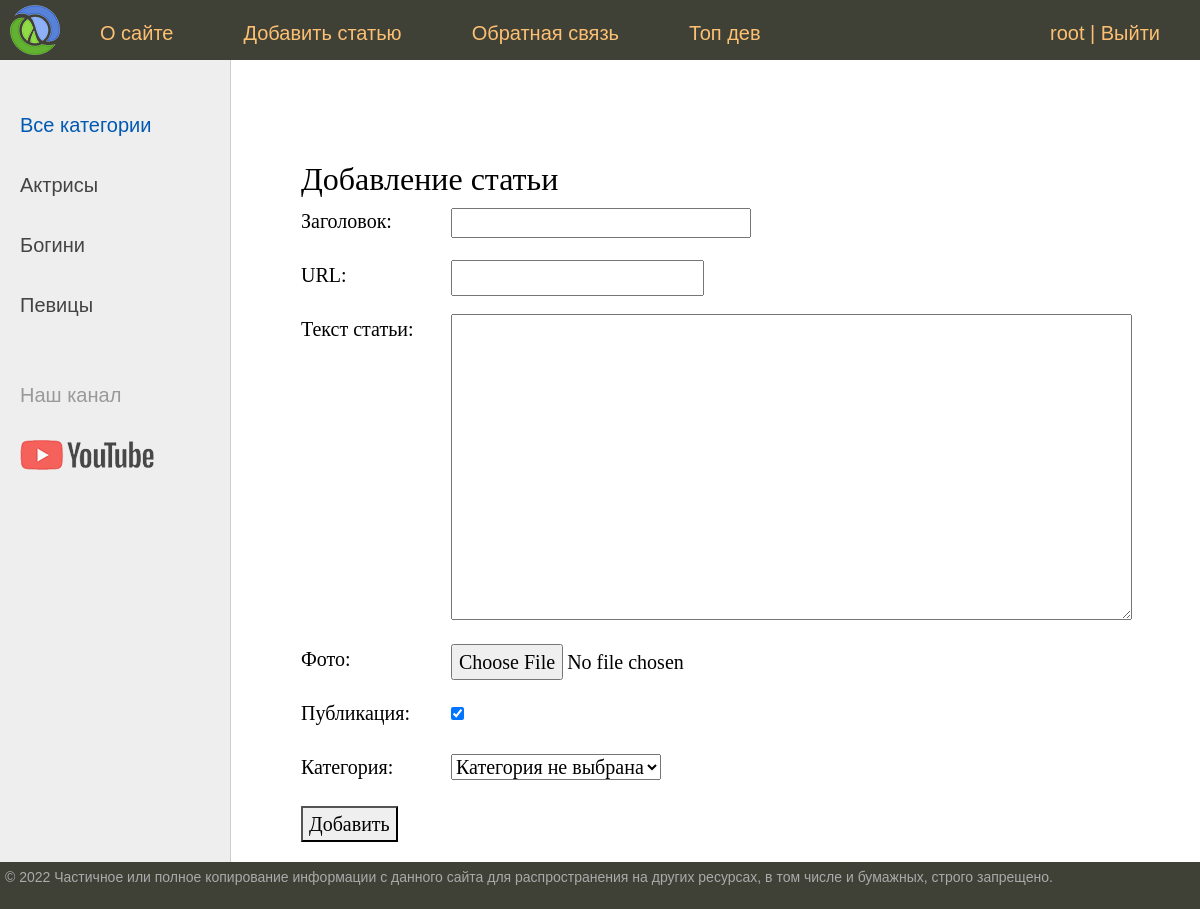
Screenshot of /addpage/ (signed in) with the database file from the repository.
### women/models.py (models this page shows)
class Category(models.Model):
    name = models.CharField(max_length=100, db_index=True, verbose_name='Название категории')
    slug = models.SlugField(max_length=255, unique=True, db_index=True, verbose_name='URL')
    def __str__(self):
        return self.name
    def get_absolute_url(self):
        return reverse('category', kwargs={'cat_slug': self.slug})
    class Meta:
        verbose_name = 'Категория'
        verbose_name_plural = 'Категории'
        ordering = ['name']

### women/views.py (the view)
# urls.py: path('addpage/', AddPage.as_view(), name='add_page'),
class AddPage(LoginRequiredMixin, DataMixin, CreateView):
    form_class = AddPostForm
    template_name = 'women/addpage.html'
    success_url = reverse_lazy('home')
    login_url = reverse_lazy('login')
    def get_context_data(self, *, object_list=None, **kwargs):
        context = super().get_context_data(**kwargs)
        c_def = self.get_user_context(title='Добавление статьи')
        return dict(**context, **c_def)

### women/forms.py (shortened to what this page needs)
class AddPostForm(forms.ModelForm):
    def __init__(self, *args, **kwargs):
        super().__init__(*args, **kwargs)
        self.fields['cat'].empty_label = "Категория не выбрана"
    class Meta:
        model = Women
        fields = ['title', 'slug', 'content', 'photo', 'is_published', 'cat']
        widgets ={
            'title': forms.TextInput(attrs={'class': 'form-input'}),
            'content': forms.Textarea(attrs={'cols': 60, 'rows': 10}),
        }

### women/templatetags/women_tags.py (called while the page is built)
@register.inclusion_tag('usertags/list_categories.html')
def show_categories(sort=None, cat_selected=None):
    if not sort:
        cats = Category.objects.all()
    else:
        cats = Category.objects.order_by(sort)
    return {"cats": cats, "cat_selected": cat_selected}

### women/utils.py (called while the page is built)
    def get_user_context(self, **kwargs):
        context = kwargs
        user_menu = menu.copy()
        if not self.request.user.is_authenticated:
            user_menu.pop(1)
            context['login_form'] = LoginUserForm
        context['menu'] = user_menu
        if 'cat_selected' not in context:
            context['cat_selected'] = 0
        return context

### women/templates/women/addpage.html (shortened to what this page needs)
{% extends 'women/base.html' %}
{% block content %}
    <h1>{{ title }}</h1>
    <form action="{% url 'add_page' %}" method="post" enctype="multipart/form-data">
        {% for f in form %}
            <p><label class="form-label" for="{{ f.id_for_label }}">{{f.label}}: </label>{{ f }}</p>
        {% endfor %}
        <button type="submit">Добавить</button>
    </form>
{% endblock %}

### women/templates/women/base.html (shortened to what this page needs)
{% load static %}
{% load women_tags %}
{% load cache %}
<!DOCTYPE html>
<html>
<head>
    {% block styles %}
        <link href="https://cdn.jsdelivr.net/npm/bootstrap@5.0.2/dist/css/bootstrap.min.css" rel="stylesheet">
        <link type="text/css" href="{% static 'women/css/styles.css' %}" rel="stylesheet" />
    {% endblock %}
</head>
<body>
    <table class="table-page" border=0 cellpadding="0" cellspacing="0">
        <tr>
            <td valign=top>
                {% block mainmenu %}
                    <div class="header">
                        <ul id="mainmenu" class="mainmenu">
                            <li class="logo"><a href="{% url 'home' %}">{{ m.title }}</a></li>
                            {% for m in menu %}
                                <li><a href="{% url m.url_name %}">{{m.title}}</a></li>
                            {% endfor %}
                            {% if user.is_authenticated %}
                                <li class="last">{{ user.username }} | <a href="{% url 'logout' %}">Выйти</a></li>
                            {% else %}
                                <li class="last"><a href="{% url 'register' %}">Регистрация</a> | <a href="#" data-bs-toggle="modal" data-bs-target="#login_ajax">Авторизация</a></li>
                                {% include 'includes/modal.html' %}
                            {% endif %}
                        </ul>
                    </div>
                {% endblock %}
                <table class="table-content" border=0 cellpadding="0" cellspacing="0">
                    <tr>
                        <td valign="top" class="left-chapters">
                            <ul id="leftchapters">
                                {% if cat_selected == 0 %}
                                    <li class="selected">Все категории</li>
                                {% else %}
                                    <li><a href="{% url 'home' %}">Все категории</a></li>
                                {% endif %}
                                {% show_categories 'name' cat_selected %}
                                <li class="share">
                                    <p>Наш канал</p>
                                    <a class="share-yt" href="https://www.youtube.com/channel/UCqBD5GbLP7-nYISbnaAzm3A" target="_blank" rel="nofollow"></a>
                                </li>
                            </ul>
                        </td>
                        <td valign="top" class="content">
                            <div class="content-text">
                                {% block content %}{% endblock %}
                            </div>
                        </td>
                    </tr>
                </table>
            </td>
        </tr>
        <tr>
            <td valign=top>
                <div id="footer">
                    <p>&copy; 2022 Частичное или полное копирование информации с данного сайта для распространения на других ресурсах, в том числе и бумажных, строго запрещено.</p>
                </div>
            </td>
        </tr>
    </table>
</body>
</html>

### women/templates/usertags/list_categories.html
{% for post in cats %}
    {% if post.slug == cat_selected %}
        <li class="selected">{{post.name}}</li>
    {% else %}
        <li><a href="{{post.get_absolute_url}}">{{post.name}}</a> </li>
    {% endif %}
{% endfor %}

### women/static/women/css/styles.css (style rules this page uses)
html, body { font-family: 'Arial'; margin: 0; padding: 0; height: 100%; width: 100%; color: #444; }
a { color: #0059b2; text-decoration: none; }
.table-page { width: 100%; height: 100%; vertical-align: top; }
.table-page tr { height: 100%; }
.header { background: #3F4137; height: 60px; }
.logo { background: url('../img/logo.png') no-repeat 10px 5px; width: 70px; height: 60px; }
ul.mainmenu { list-style: none; margin: 0; padding: 0; height: 60px; color: #fdc073; font-size: 20px; overflow: hidden; }
ul.mainmenu li { float: left; margin: 18px 40px 0 30px; }
ul.mainmenu li.logo { margin: 0; }
ul.mainmenu li.last { float: right; }
ul.mainmenu li a { color: #fdc073; text-decoration: none; }
.table-content { width: 100%; min-height: 100%; height: 100%; }
.left-chapters { margin: 0; background: #eee; border-right: 1px solid #ccc; min-height: 100%; }
.left-chapters ul { width: 230px; min-height: 100%; margin: 0; padding: 20px 10px 10px 20px; list-style: none; font-size: 20px; }
.left-chapters ul li { margin: 30px 0 0 0; color: #999; }
.left-chapters ul li.selected { color: #0059b2; }
.left-chapters ul li a { color: #444; text-decoration: none; }
.left-chapters ul li.share { margin: 60px 0 0 0; }
.left-chapters ul li.share p { margin: 30px 0 30px 0; }
.left-chapters ul li.share a { display: inline-block; width: 40px; height: 40px; margin: 0 20px 0 0; }
.left-chapters ul li.share a.share-yt { width: 100%; height: 30px; background: url('../img/share_yt.png') no-repeat 0 0 }
.content { padding: 40px 20px 20px 40px; width: 100%; box-sizing: border-box; }
.content-text { margin: 60px 0 0 30px; color: #000; font-size: 20px; font-family: Yandex Sans Display Light; }
.content-text h1 { font-size: 32px; }
#footer { box-sizing: border-box; background: #3F4137; padding: 5px; color: #aaa; font-size: 14px; font-family: Verdana, Geneva, Arial, Helvetica; text-align: left; overflow: hidden; }
.form-input { width: 300px; font-size: 16px; }
.form-label { display: inline-block; min-width: 150px; vertical-align: top; }

### rows the page displays
Category: name "Актрисы"
Category: name "Богини"
Category: name "Певицы"

### other values shown
{{ m.title }} "О сайте" "Добавить статью" "Обратная связь" "Топ дев"
{{ user.username }} "root"
{{ title }} "Добавление статьи"
{{ f.label }} "Заголовок" "URL" "Текст статьи" "Фото" "Публикация" "Категория"
